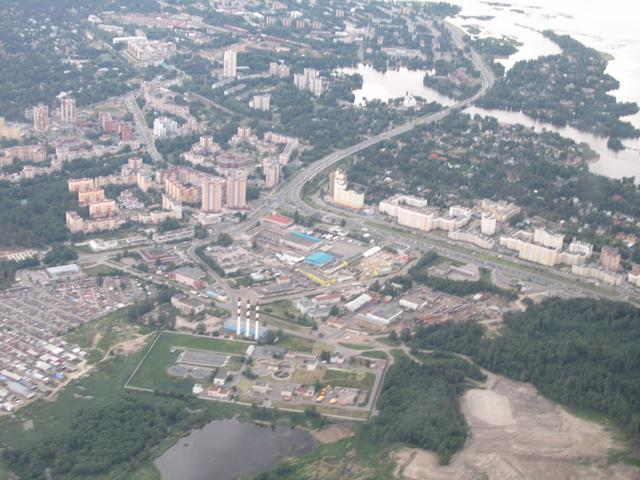
#> input picture images/aero1.jpg, 640 x 480 px, found by its file name
$ jupyter execute transformaciones.ipynb
#> lines starting #> are read from the running program, lines starting #| are printed output that depends on the picture
[cell 1]
import cv2 as cv
from matplotlib import pyplot as plt

[cell 2]
# Bandera 0 = Leer en escala de grises
img = cv.imread("/Users/miguelcamargorojas/Documents/UP/PDI-Ago-dic24/images/aero1.jpg", 0)
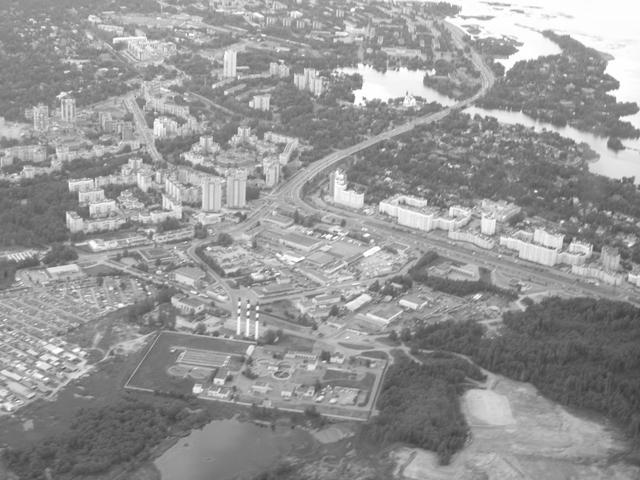
#> img: shape (480, 640); min 58, max 255, mean 149.9

[cell 3]
img.shape
#> Out = (480, 640)

[cell 4]
plt.imshow(img, cmap="gray")
plt.show()

# Negativo

[cell 5]
import numpy as np

[cell 6]
img_neg = np.zeros(img.shape, dtype=np.uint8)

[cell 7]
img_neg.dtype

[cell 8]
img.shape[0]
#> Out = 480

[cell 9]
img.size
#> Out = 307200

[cell 10]
for f in range(img.shape[0]): # Filas
    for c in range(img.shape[1]): # Columnas
        img_neg[f, c] = 255 - img[f, c]
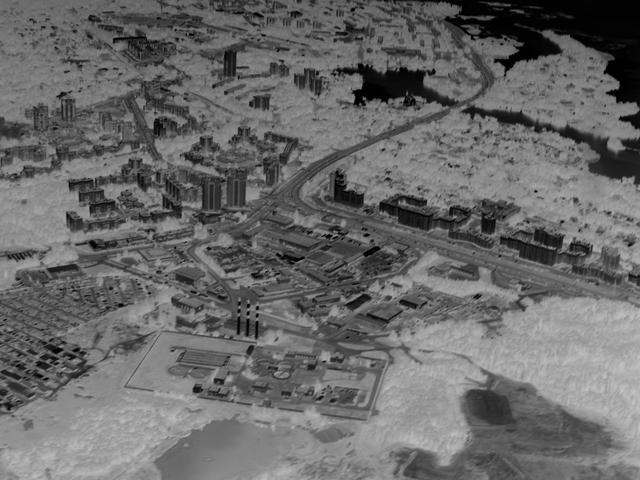
#> img_neg: shape (480, 640); min 0, max 197, mean 105.1

$ run again, with images/aero3.jpg copied over images/aero1.jpg
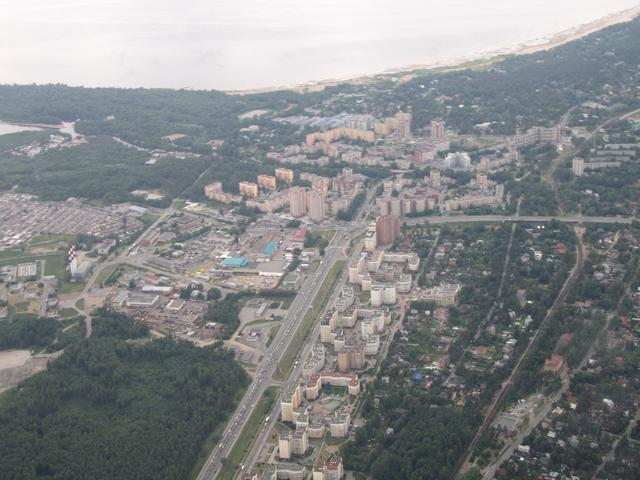
#> input picture images/aero3.jpg, 640 x 480 px, found by its file name
#> after the loop `for f in range(img.shape[0]):`:
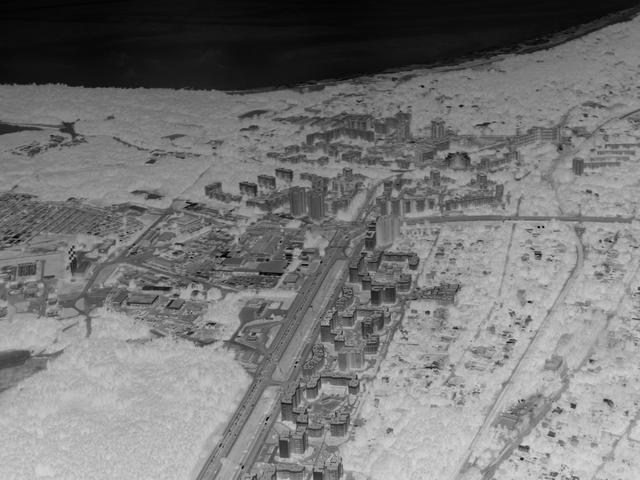
#> img_neg: shape (480, 640); min 0, max 219, mean 118.9
